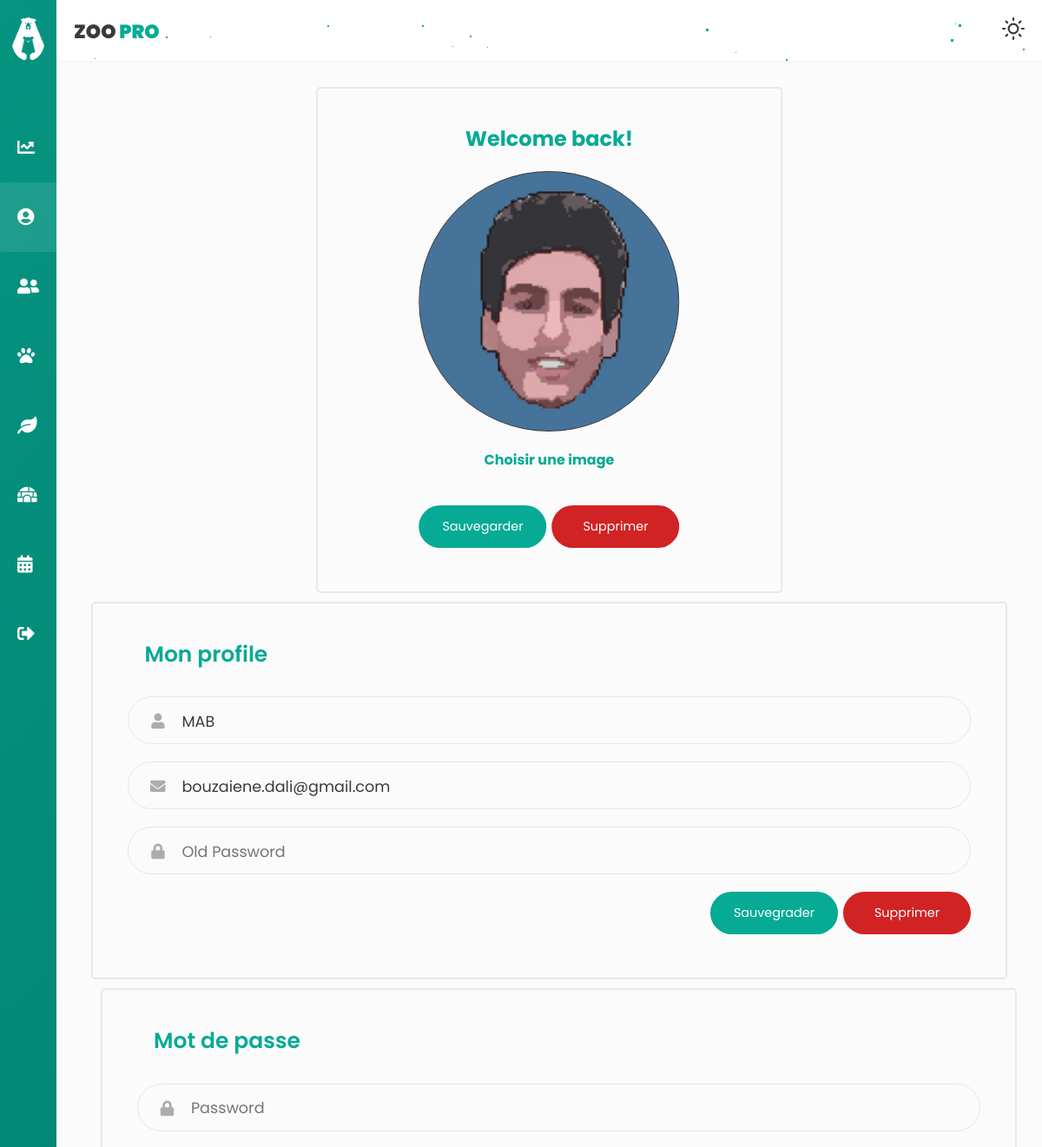
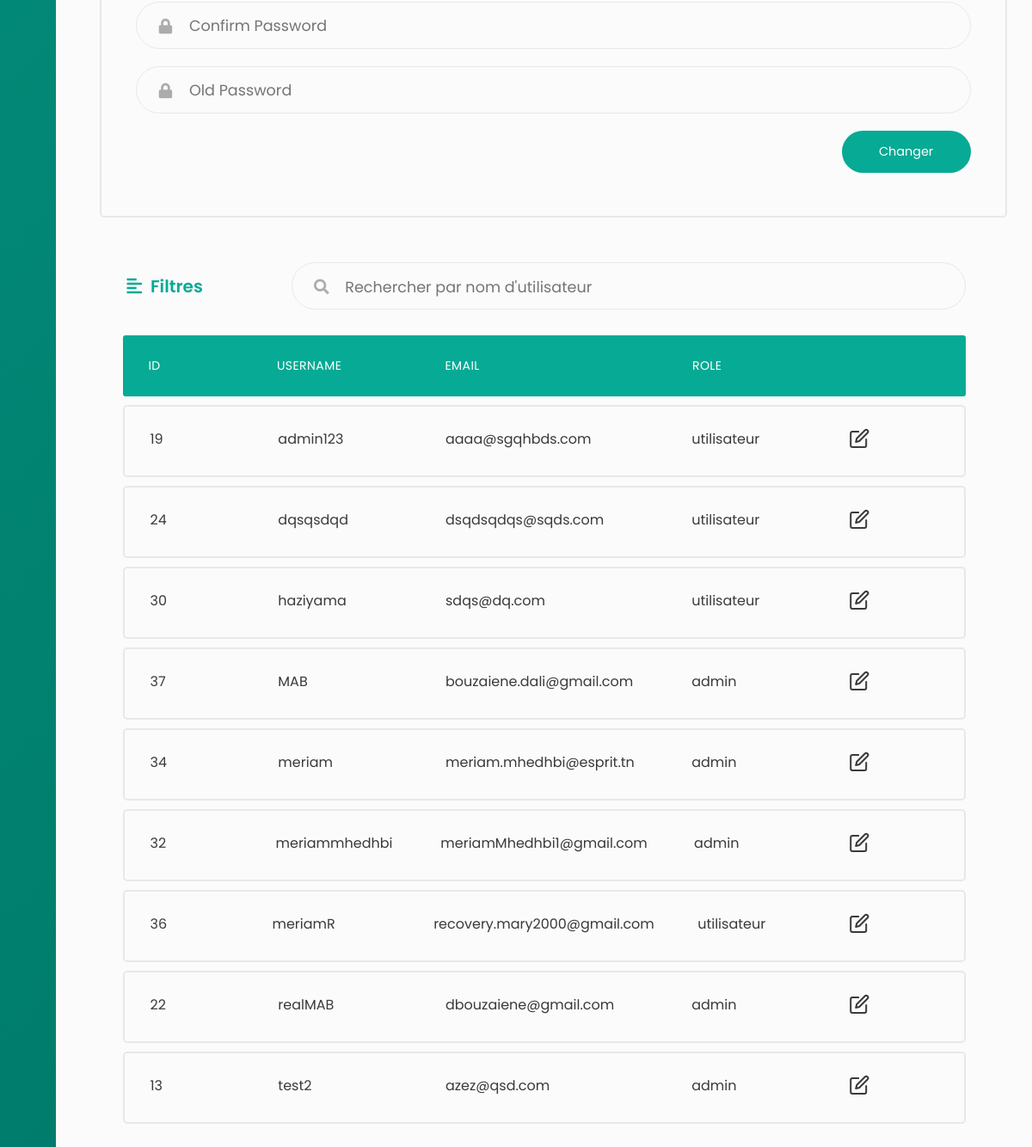
The app's page /users/afficherList (signed in) with its own data (2 pictures, top to bottom).
### tables this page shows
CREATE TABLE `users` (
  `id` int(11) NOT NULL,
  `username` varchar(255) NOT NULL,
  `password` varchar(255) NOT NULL,
  `email` varchar(255) NOT NULL,
  `role_id` int(11) NOT NULL,
  `image` varchar(255) NOT NULL DEFAULT 'default.jpg'
);

CREATE TABLE `role` (
  `id` int(1) NOT NULL,
  `nom` varchar(12) NOT NULL
);

### app/libraries/Core.php (called while the page is built, shortened)
<?php
  class Core {
    protected $currentMethod = 'index';
    public function __construct(){
      $url = $this->getUrl();
      if(isset($url[0])){
      if(file_exists('../app/controllers/' . ucwords($url[0]). '.php')){
        unset($url[0]);
      }
    }
      $this->currentController = new $this->currentController;
      if(isset($url[1])){
        if(method_exists($this->currentController, $url[1])){
          $this->currentMethod = $url[1];
          unset($url[1]);
        }
      }
      $this->params = $url ? array_values($url) : [];
      call_user_func_array([$this->currentController, $this->currentMethod], $this->params);
    }
    public function getUrl(){
      if(isset($_GET['url'])){
        $url = rtrim($_GET['url'], '/');
        $url = filter_var($url, FILTER_SANITIZE_URL);
        $url = explode('/', $url);
        return $url;
      }
    }
  }

### app/require.php (called while the page is built, shortened)
<?php
    require_once 'libraries/Core.php';
    require_once 'libraries/Controller.php';
    require_once 'libraries/Database.php';
    $init = new Core();

### public/index.php (called while the page is built)
<?php
    require_once '../app/require.php';

### app/libraries/Database.php (called while the page is built, shortened)
<?php
    class Database {
        private $dbHost = DB_HOST;
        private $dbUser = DB_USER;
        private $dbPass = DB_PASS;
        private $dbName = DB_NAME;
        private $statement;
        private $dbHandler;
        public function __construct() {
            $conn = 'mysql:host=' . $this->dbHost . ';dbname=' . $this->dbName;
            $options = array(
                PDO::ATTR_PERSISTENT => true,
                PDO::ATTR_ERRMODE => PDO::ERRMODE_EXCEPTION
            );
            try {
                $this->dbHandler = new PDO($conn, $this->dbUser, $this->dbPass, $options);
            } catch (PDOException $e) {
                $this->error = $e->getMessage();
                echo $this->error;
            }
        }
        public function query($sql) {
            $this->statement = $this->dbHandler->prepare($sql);
        }
        public function bind($parameter, $value, $type = null) {
            switch (is_null($type)) {
                default:
                    $type = PDO::PARAM_STR;
            }
            $this->statement->bindValue($parameter, $value, $type);
        }
        public function execute() {
            return $this->statement->execute();
        }
        public function resultSet() {
            $this->execute();
            return $this->statement->fetchAll();
        }
    }

### app/models/User.php (called while the page is built, shortened)
<?php
class User
{
    private $db;
    public function __construct()
    {
        $this->db = new Database;
    }
    public function getUsers()
    {
        $this->db->query('select count(*) FROM users WHERE role_id = 0');
        return $this->db->resultSet();
    }
    public function getAdmins()
    {
        $this->db->query('select count(*) FROM users WHERE role_id = 1');
        return $this->db->resultSet();
    }
    public function findUserByUsername($username)
    {
        $this->db->query('SELECT * FROM users WHERE username = :username');
        $this->db->bind(':username', $username);
        $this->db->execute();
        if ($this->db->rowCount() > 0) {
            return true;
        } else {
            return false;
        }
    }
    public function afficher()
    {
        $this->db->query('SELECT u.id,u.username,u.email,role.nom FROM users u INNER JOIN role ON u.role_id = role.id');
        return $this->db->resultSet();
    }
}

### app/controllers/Users.php (the view, shortened to what this page needs)
<?php
class Users extends Controller
{
    public function __construct()
    {
        $this->userModel = $this->model('User');
    }
    public function afficherList($error = '')
    {
        $tab = $this->userModel->afficher();
        $data = [
            'tab' => '',
            'users' => '',
            'admins' => '',
            'error' => '',
            'errorUpdate' => '',
            'errorPass' => ''
        ];
        foreach ($tab as $key => $value) {
            $data['tab'] .= '<li class="table-row">
                    <div class="col col-1" data-label="ID">' . $value[0] . '</div>
                    <div class="col col-2" data-label="Username">' . $value[1] . '</div>
                    <div class="col col-3" data-label="Email">' . $value[2] . '</div>
                    <div class="col col-4" data-label="Role">' . $value[3] . '</div>
                    <div class="col col-5">
                        <div class="col-buttons">
                            <button class="tab-btn"><i data-feather="edit"></i></button>
                        </div>
                    </div>
                </li>';
        }
    }
}

### public/css/profile.css (style rules this page uses)
.col-buttons { display:flex;justify-content:space-evenly;align-items:center;-webkit-transform:translate(-50%, 0);transform:translate(-50%, 0) }
.responsive-table li { border-radius:3px;padding:25px 30px;display:flex;justify-content:space-between;margin-bottom:10px;color:var(--tc) }
.responsive-table .table-row { background-color:transparent;border-radius:5px;border:solid 2px #e8e8e9 }
.responsive-table .col-1 { flex-basis:10% }
.responsive-table .col-2 { flex-basis:15% }
.responsive-table .col-3 { flex-basis:25% }
.responsive-table .col-4 { flex-basis:15% }
.responsive-table .col-5 { flex-basis:10% }
.tab-btn { cursor:pointer;background:transparent;color:var(--tc);border:0;outline:none }

### records on screen
users: id "19", username "admin123", email "aaaa@sgqhbds.com"
role: nom "utilisateur utilisateur utilisateur utilisateur"
users: id "24", username "dqsqsdqd", email "dsqdsqdqs@sqds.com"
users: id "30", username "haziyama", email "sdqs@dq.com"
users: id "37", username "MAB", email "bouzaiene.dali@gmail.com"
role: nom "admin admin admin admin admin"
users: id "34", username "meriam", email "meriam.mhedhbi@esprit.tn"
users: id "32", username "meriammhedhbi", email "meriamMhedhbi1@gmail.com"
users: id "36", username "meriamR", email "recovery.mary2000@gmail.com"
users: id "22", username "realMAB", email "dbouzaiene@gmail.com"
users: id "13", username "test2", email "azez@qsd.com"
